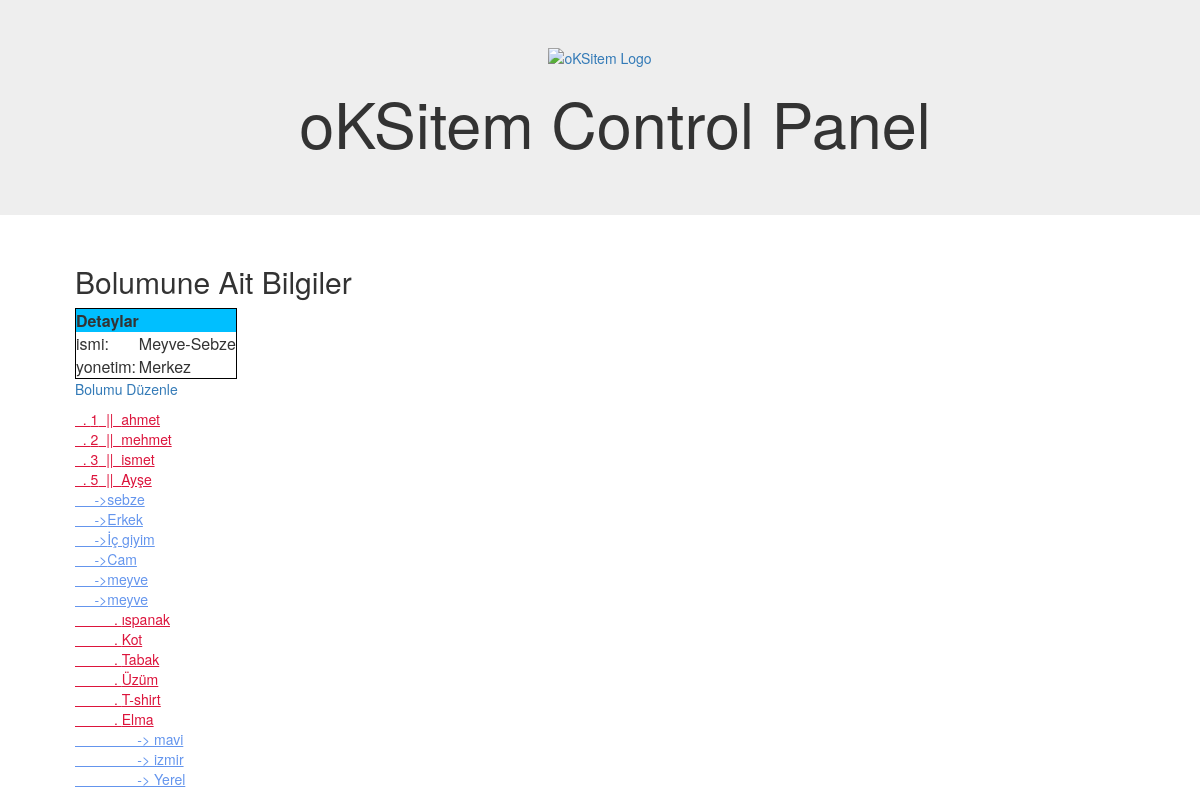
The app's page /detail/bolum/1/ with its own data.
### main/models.py (models this page shows, shortened)
class Bolum(models.Model):
    pazar = models.ForeignKey('Pazar',
                              on_delete=models.CASCADE,
                              )
    bolum_isim = models.CharField(max_length=100)
    pozisyon = models.CharField(max_length=100)

class Reyon(models.Model):
 	bolum=models.ForeignKey(
 	Bolum,
 	on_delete=models.CASCADE,
 	)
 	pazar = models.ForeignKey('Pazar',default=1)
 	numara=models.CharField(max_length=100)
 	saticiAdi=models.CharField(max_length=100)

class UrunTipi(models.Model):
 	reyon=models.ForeignKey(Reyon,
 	on_delete=models.CASCADE,
 	)
 	pazar = models.ForeignKey('Pazar',default=1)
 	tip_ismi=models.CharField(max_length=30)

class UrunAdi(models.Model):
 	urunTipi=models.ForeignKey(UrunTipi,
 	on_delete=models.CASCADE,
 	)
 	urun_isim=models.CharField(max_length=30)
 	pazar = models.ForeignKey('Pazar',default=1)

class UrunOzellikleri(models.Model):
 	urunadi=models.ForeignKey(UrunAdi,on_delete=models.CASCADE)
 	ozellikAdi=models.CharField(max_length=10)
 	urunFiyati=models.CharField(max_length=10)
 	pazar = models.ForeignKey('Pazar',default=1)
 	stok=models.PositiveIntegerField()

### main/views.py (the view)
# urls.py: url(r'detail/bolum/(?P<id>[0-9]+)/$', views.BolumDetail, name='detail-bolum'),
def BolumDetail(request,id):
    bolum=get_object_or_404(Bolum,id=id)
    reyon=Reyon.objects.all().filter(pazar_id=id)
    urunadi=UrunAdi.objects.all().filter(pazar_id=id)
    uruntipi=UrunTipi.objects.all().filter(pazar_id=id)
    urunozellikleri=UrunOzellikleri.objects.all().filter(pazar_id=id)
    context = {
        'bolum':bolum,
        'reyon':reyon,
        'urunadi':urunadi,
        'uruntipi':uruntipi,
        'urunozellikleri':urunozellikleri,
    }
    return render(request,'main/detail-bolum.html',context)

### main/templates/main/detail-bolum.html (shortened to what this page needs)
{% extends "base.html" %}
{% block content %}
    <div>
        <h2>{{bolum.isim}} Bolumune Ait Bilgiler </h2>
            <table style="text-align: left;  border: 1px solid black; ">
                    <tr style="background-color: deepskyblue;">
                      <th>Detaylar</th>
                      <th></th>
                    </tr>
                   <tr>
                    <td>ismi:</td><td>{{ bolum.bolum_isim }}</td> </tr>
                    <tr><td>yonetim:</td><td>{{bolum.pozisyon}}</td></tr>
       </table>
        <p>
            <a href="{% url 'create'  %}"> Bolumu Düzenle</a>
        </p>
    </div>
        {% for ryn in reyon %}
        <u style="color:crimson">&nbsp;&nbsp;. {{ ryn.numara }}&nbsp;&nbsp;||&nbsp;&nbsp;{{ryn.saticiAdi}}<br></u>
        {% empty %}
             Hiç Bolum Eklenmedi.
        {% endfor %}
        {% for utipi in uruntipi %}
        <u style="color:cornflowerblue">&nbsp;&nbsp;&nbsp;&nbsp;&nbsp;->{{ utipi.tip_ismi }}<br></u>
        {% empty %}
             Hiç Bolum Eklenmedi.
        {% endfor %}
        {% for uadi in urunadi %}
        <u style="color:crimson">&nbsp;&nbsp;&nbsp;&nbsp;&nbsp;&nbsp;&nbsp;&nbsp;&nbsp;&nbsp;. {{ uadi.urun_isim }}<br></u>
        {% empty %}
             Hiç Bolum Eklenmedi.
        {% endfor %}
        {% for uoz in urunozellikleri %}
        <u style="color:cornflowerblue">&nbsp;&nbsp;&nbsp;&nbsp;&nbsp;&nbsp;&nbsp;&nbsp;&nbsp;&nbsp;&nbsp;&nbsp;&nbsp;&nbsp;&nbsp;&nbsp;-> {{ uoz.ozellikAdi }}<br></u>
        {% empty %}
             Hiç Bolum Eklenmedi.
        {% endfor %}
</div>
{% endblock %}

### records on screen
Bolum: bolum_isim "Meyve-Sebze", pozisyon "Merkez"
Reyon: numara "1", saticiAdi "ahmet"
Reyon: numara "2", saticiAdi "mehmet"
Reyon: numara "3", saticiAdi "ismet"
Reyon: numara "5", saticiAdi "Ayşe"
UrunTipi: tip_ismi "sebze"
UrunTipi: tip_ismi "Erkek"
UrunTipi: tip_ismi "İç giyim"
UrunTipi: tip_ismi "Cam"
UrunTipi: tip_ismi "meyve"
UrunTipi: tip_ismi "meyve"
UrunAdi: urun_isim "ıspanak"
UrunAdi: urun_isim "Kot"
UrunAdi: urun_isim "Tabak"
UrunAdi: urun_isim "Üzüm"
UrunAdi: urun_isim "T-shirt"
UrunAdi: urun_isim "Elma"
UrunOzellikleri: ozellikAdi "mavi"
UrunOzellikleri: ozellikAdi "izmir"
UrunOzellikleri: ozellikAdi "Yerel"
